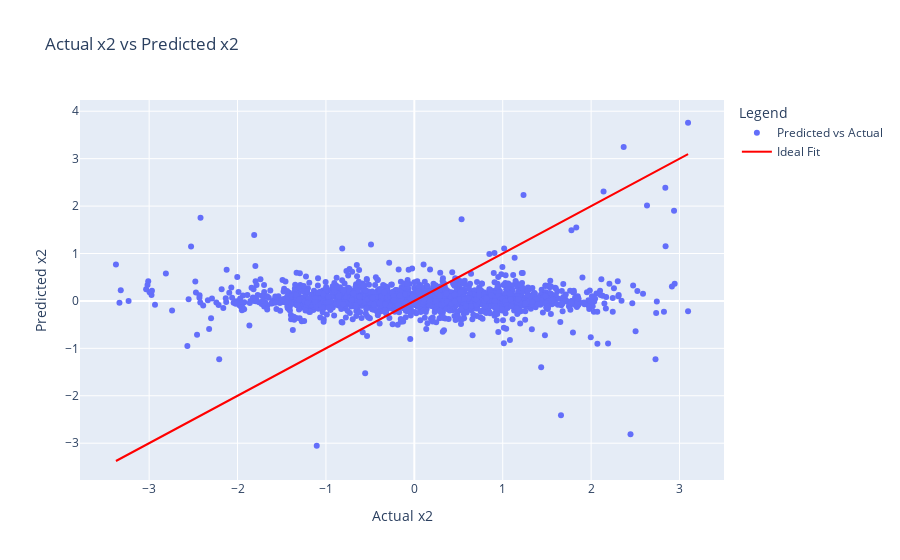
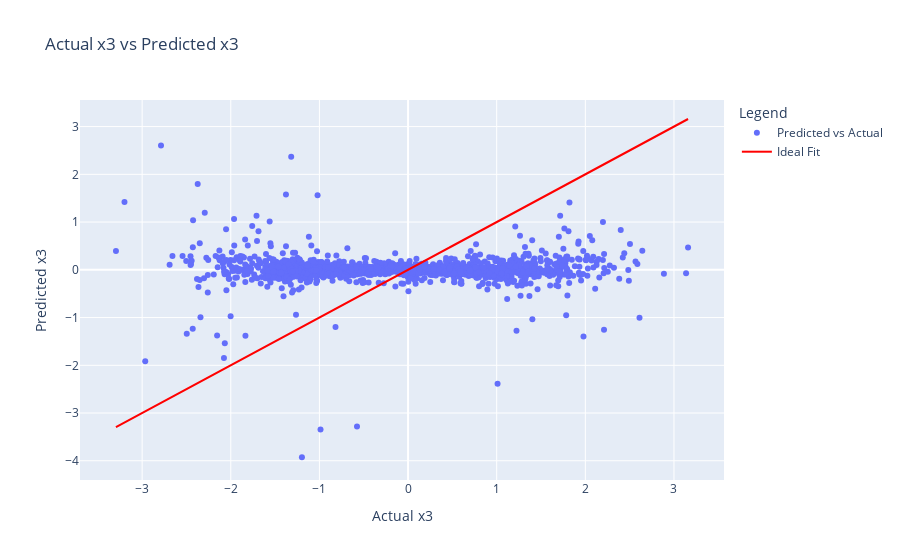

Source (notebook cell) for these figures, in order:
### Code cell
import plotly.graph_objects as go


fig_x2 = go.Figure()
fig_x2.add_trace(go.Scatter(x=actual_x2, y=predicted_x2, mode='markers', name='Predicted vs Actual'))
fig_x2.add_trace(go.Scatter(x=actual_x2, y=actual_x2, mode='lines', name='Ideal Fit', line=dict(color='red')))
fig_x2.update_layout(title='Actual x2 vs Predicted x2', xaxis_title='Actual x2', yaxis_title='Predicted x2', legend_title='Legend')
fig_x2.show()


fig_x3 = go.Figure()
fig_x3.add_trace(go.Scatter(x=actual_x3, y=predicted_x3, mode='markers', name='Predicted vs Actual'))
fig_x3.add_trace(go.Scatter(x=actual_x3, y=actual_x3, mode='lines', name='Ideal Fit', line=dict(color='red')))
fig_x3.update_layout(title='Actual x3 vs Predicted x3', xaxis_title='Actual x3', yaxis_title='Predicted x3', legend_title='Legend')
fig_x3.show()

### Figure 1 — Plotly figure (JSON) as saved in the notebook; plotly's stock layout.template omitted (floating-point values rounded to 4 significant figures; data arrays with more than 128 entries replaced by an {"elided": "..."} marker saying what was removed)
{"data": [{"mode": "markers", "name": "Predicted vs Actual", "type": "scatter", "x": {"elided": "2000 float values"}, "y": {"elided": "2000 float values"}}, {"line": {"color": "red"}, "mode": "lines", "name": "Ideal Fit", "type": "scatter", "x": {"elided": "2000 float values"}, "y": {"elided": "2000 float values"}}], "layout": {"legend": {"title": {"text": "Legend"}}, "title": {"text": "Actual x2 vs Predicted x2"}, "xaxis": {"title": {"text": "Actual x2"}}, "yaxis": {"title": {"text": "Predicted x2"}}}}

### Figure 2 — Plotly figure (JSON) as saved in the notebook; plotly's stock layout.template omitted (floating-point values rounded to 4 significant figures; data arrays with more than 128 entries replaced by an {"elided": "..."} marker saying what was removed)
{"data": [{"mode": "markers", "name": "Predicted vs Actual", "type": "scatter", "x": {"elided": "2000 float values"}, "y": {"elided": "2000 float values"}}, {"line": {"color": "red"}, "mode": "lines", "name": "Ideal Fit", "type": "scatter", "x": {"elided": "2000 float values"}, "y": {"elided": "2000 float values"}}], "layout": {"legend": {"title": {"text": "Legend"}}, "title": {"text": "Actual x3 vs Predicted x3"}, "xaxis": {"title": {"text": "Actual x3"}}, "yaxis": {"title": {"text": "Predicted x3"}}}}
